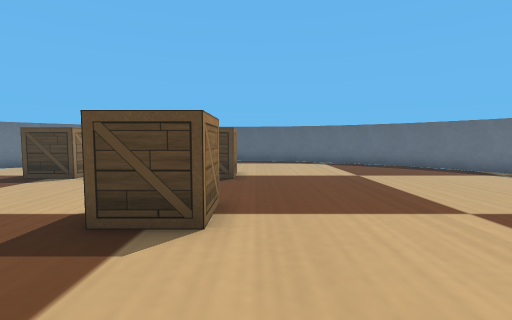
View 1 (above)

18 first-person views from a walk through a robot-simulator world made for Webots. The camera is 0.06 m above the floor, tilts 4° down and sees 85° across. The floor is counted in squares, 0.05 m on a side. Each view is taken from the middle of a square. On the plan, view 1 faces up. The plan holds only what a view shows up to about 12 squares ahead; the rest is blank. Robots are left out. Simple shapes and patterns stand in for the simulator's stock objects.

View 2
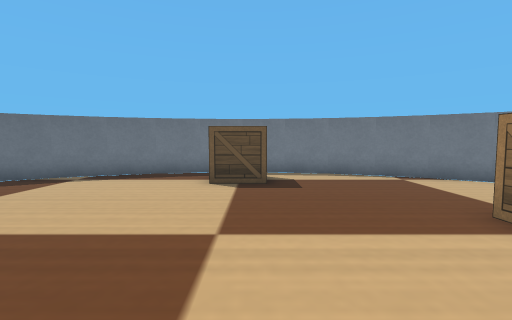

View 3
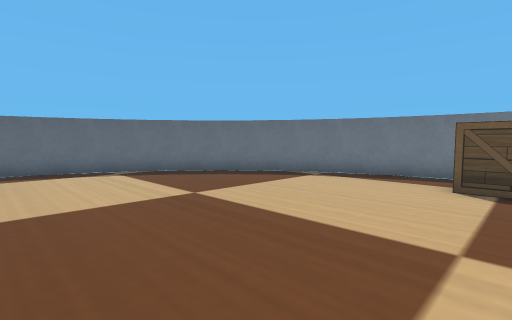

View 4
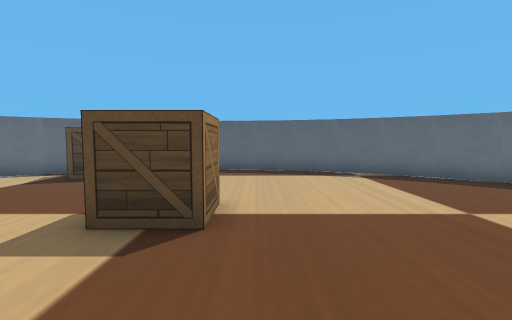

View 5
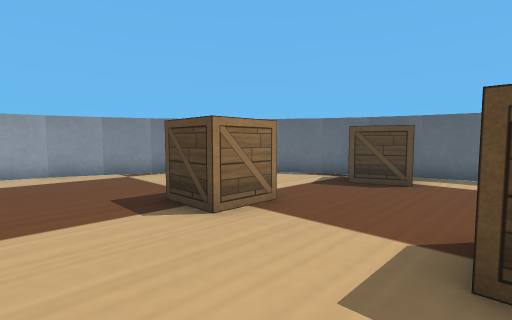

View 6
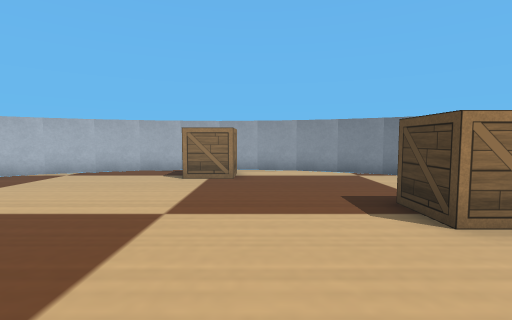

View 7
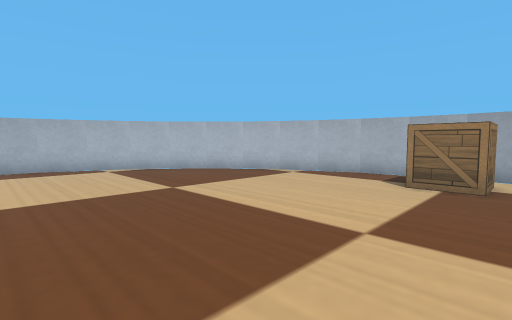

View 8
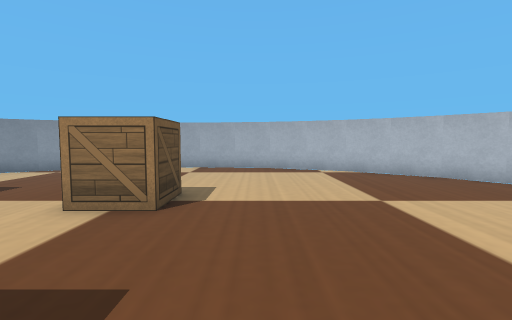

View 9
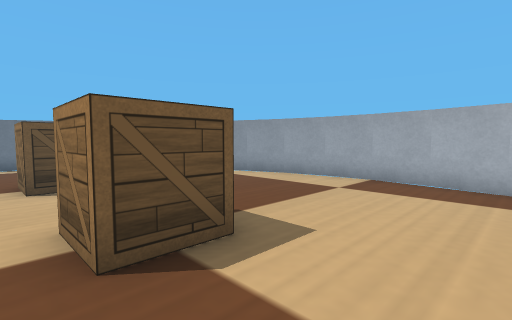

View 10
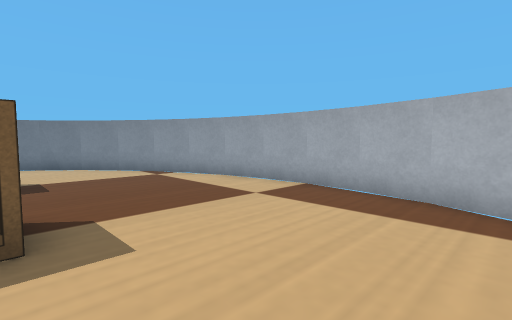

View 11
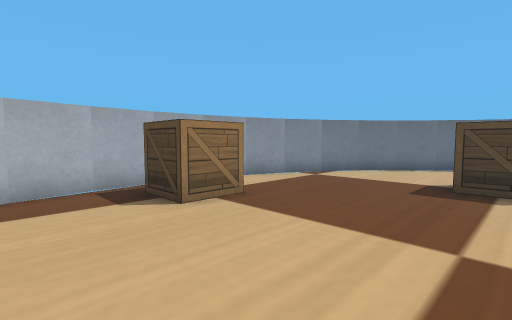

View 12
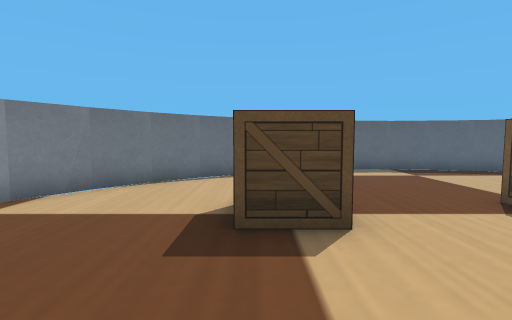

View 13
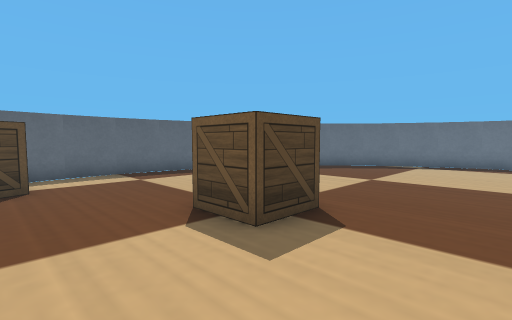

View 14
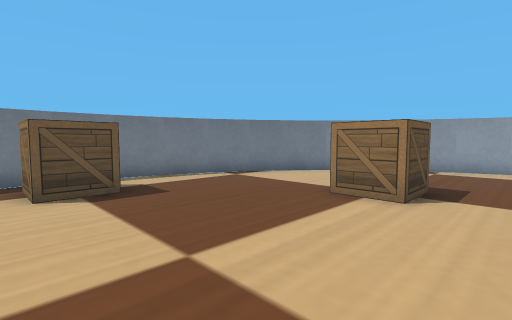

View 15
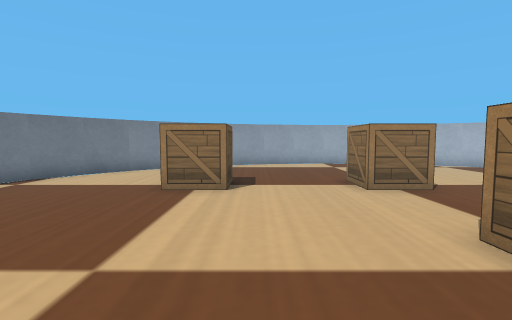

View 16
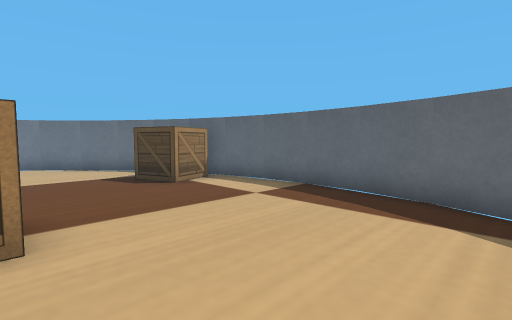

View 17
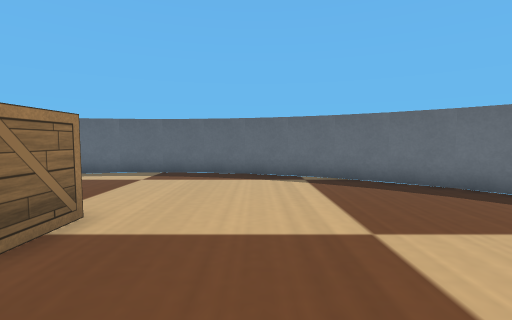

View 18
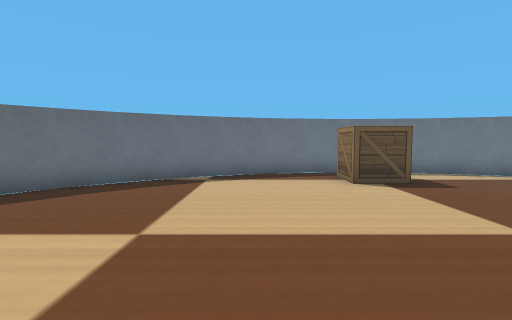

### Floor plan
Points are (right, up) in squares from view 1. A wall is a line through its corners. A room is listed if a view was taken in it or the views show most of it. See-through windows are left out.
Room 1 (views 1, 2, 3, 4, 5, 6, 7, 8, 9, 10, 11, 12, 13, 14, 15, 16, 17, 18)
walls: (-7.4, 14.9) (-8.8, 14); (-6.6, 15.3) (-7.5, 14.9); (-8.7, 14.1) (-10, 12.9); (-9.9, 13.1) (-11.1, 11.8); (-11, 11.9) (-11.9, 10.5) (-12.6, 9.1); (-4.5, 16.1) (-5.3, 15.8); (-12.6, 9.2) (-13.1, 7.5); (-13.1, 7.7) (-13.4, 6.1) (-13.5, 5.2); (-3, 16.4) (-4.6, 16.1); (-1.5, 16.5) (-3.1, 16.4); (-13.5, 4.2) (-13.4, 2.8); (-13.4, 3.1) (-13.1, 1.3); (0.2, 16.4) (-1.6, 16.5); (-13.1, 1.5) (-12.6, -0.2); (1.7, 16.1) (0, 16.4); (-12.6, 0) (-11.9, -1.5); (3.2, 15.6) (1.5, 16.1); (-12, -1.4) (-11, -2.8) (-10, -4) (-8.8, -5) (-7.5, -5.9); (4.6, 14.9) (3.1, 15.6); (5.9, 14) (4.5, 14.9); (-7.6, -5.8) (-6, -6.6); (9.6, 9) (8.9, 10.5) (8, 11.8) (7, 13) (5.8, 14); (-6.2, -6.6) (-4.5, -7.1); (10.1, 7.5) (9.6, 9.2); (-4.7, -7.1) (-3.1, -7.4); (10.4, 6) (10.1, 7.6); (-3.2, -7.4) (-1.4, -7.5); (10.5, 4.9) (10.4, 6.2); (-1.5, -7.5) (0.1, -7.4); (-0.1, -7.4) (1.7, -7.1); (10.4, 2.9) (10.4, 3.6); (1.5, -7.1) (3.2, -6.6); (3, -6.6) (4.6, -5.9); (10.1, 1.3) (10.4, 3); (6.9, -4) (8, -2.8); (8.8, -1.6) (9.6, 0); (7.9, -2.9) (8.9, -1.4); (9.6, -0.2) (10.1, 1.5); (4.4, -6) (5.9, -5); (5.8, -5.1) (7, -4)
objects: wooden box (-12, 4) to (-11, 5); wooden box (-7, 9) to (-6, 10); wooden box (-6, 14) to (-4, 15); wooden box (-2, -1) to (-1, 0); wooden box (-2, 4) to (-1, 5); wooden box (-2, 9) to (-1, 10); wooden box (3, -1) to (4, 0); wooden box (8, 4) to (9, 5)

Positions as (right, up) in squares from view 1, and headings:
1: (0, 0), facing up
2: (0, 4), facing right
3: (0, 4), facing up-right
4: (0, 5), facing up
5: (-2, 6), facing up-left
6: (-2, 6), facing left
7: (-3, 6), facing down-left
8: (-4, 5), facing down
9: (-5, 1), facing down-right
10: (-6, -1), facing down-right
11: (-6, 1), facing up-left
12: (-7, 5), facing up
13: (-5, 6), facing up-right
14: (1, 6), facing down-right
15: (2, 7), facing down
16: (3, 10), facing up-left
17: (2, 6), facing up
18: (0, 8), facing right
